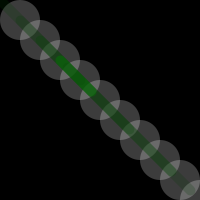
Frame 1 (no input)
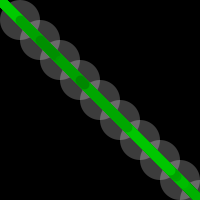
Frame 60 (the mouse pressed at the canvas centre just before this capture)
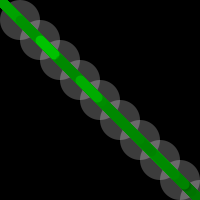
Frame 120 (the mouse held since frame 60 and released just before this capture)

The Processing sketch that drew these frames (run headless with seeded random() and noise(); from frame 60 on, the mouse is pressed at the canvas centre):

// Processing sketch: processing_61760
// ── processing_61760.pde

void setup(){
  background (0);
  size (200,200);
  noStroke ();
  fill (255,60);
  for (int h=200; h>0; h=h-20)
  ellipse (h,h,40,40);
}

void draw(){
  frameRate (10);
  
for (int i=0;i<100;i=i+20){
verdeLine(i,i);
  }
}
void verdeLine(int x, int y) {
  float r = random (200);
  float h = random (220);
stroke (0,h,0,h);
strokeWeight (10);
line (x,y,r,r);
}
